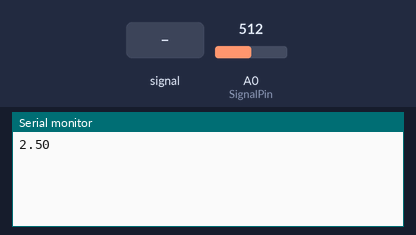
Bench run of a sketch on a simulated Arduino Uno, built with avr-gcc and run on an emulated ATmega328P. Shown: the last lines printed to the serial monitor. The inputs (shaded band) are chosen by the test bench; at power-on: A0 (SignalPin) = 512.

Above: at 2.8 s.
2.9 s: A0 (SignalPin) fed a 200 Hz sine of ±81 counts around its level
At 5.4 s:
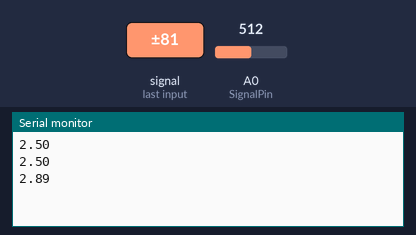
5.6 s: A0 (SignalPin) set to 716
At 8.0 s:
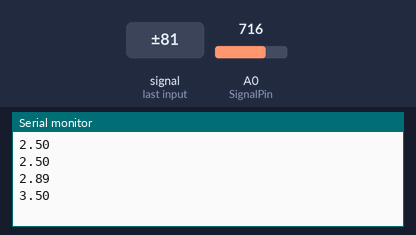
8.3 s: A0 (SignalPin) fed a 1000 Hz sine of ±255 counts around its level
11.0 s: A0 (SignalPin) set to 900
At 12.5 s:
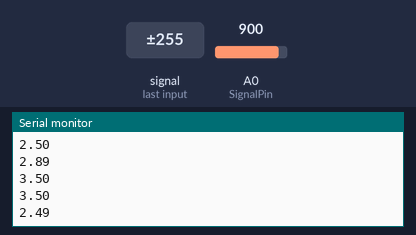
Timing chart, 0 to 14.0 s (numbered marks = the images above; inputs shaded):
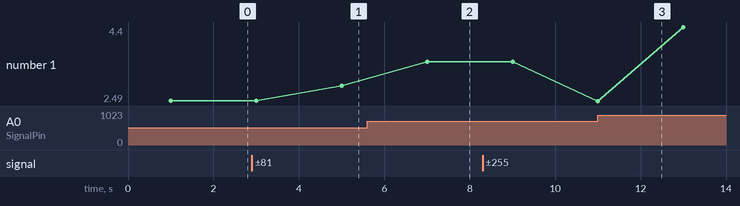

The sketch:

AD620_Test.ino
```cpp
//Testing Script for AD620 OP-Amp mV-V amplifier
//Used for Water Hardness Sensor 0V set at -150mV 5V set to 150mV
//Typical Hardness Sensor Range -50mV to 0V
//Future Plans include integration into greater controls system for AIX/CIX
//and changing range to -200mV - 200mV
//
//Armando Correa 8/28/2023

const int SignalPin=A0;
const float Factor= 0.00488759; // 0-1023bits = 0-5V ~ 5V/1023bits = 0.00488759 V/bit
                                // Converts Signal input from bits to V

void setup() {
  Serial.begin(9600);
  pinMode(SignalPin, INPUT);
}

void loop() {
float PinReading=analogRead(SignalPin); //reads in Voltage from AD620 as bits
delay(1000);
PinReading=PinReading*Factor; // bits *(V/bits) = V
Serial.println(PinReading);
delay(1000);


}
```

Measured:
- after the input at 2.9 s, the serial monitor: prints a new line after 2.1 s (image 1)
- after the input at 5.6 s, the serial monitor: prints a new line after 1.4 s (image 2)
- plotted number 1: 2.5 → 2.89 after the input at 2.9 s, 2.89 → 3.5 after the input at 5.6 s, 3.5 → 4.4 after the input at 11.0 s
